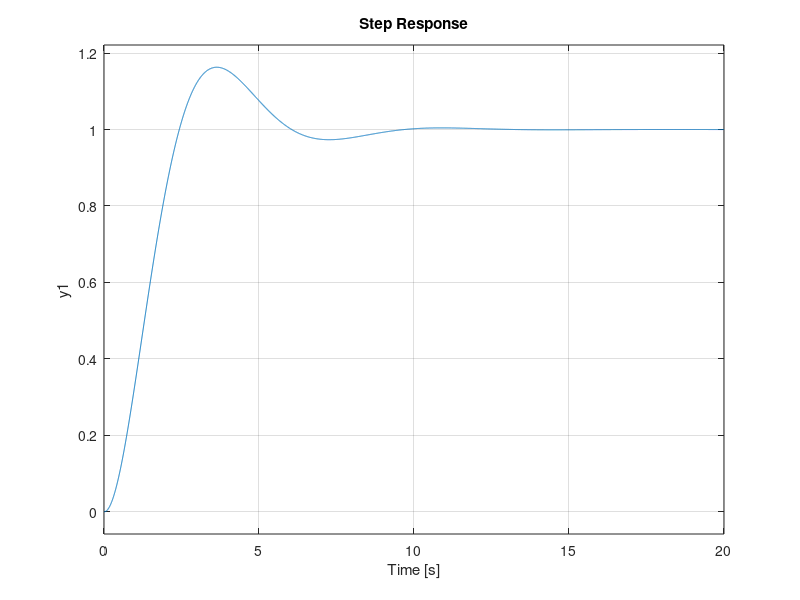

Write the MATLAB code that produced this figure. (Note: this script raises an error after producing the figure.)
s=tf('s');
H1=1/((s/0.01+1)*(s^2+s+1));
H2=1/((s/0.1+1)*(s^2+s+1));
H3=1/((s/1+1)*(s^2+s+1));
H4=1/((s/10+1)*(s^2+s+1));
H5=1/((s/100+1)*(s^2+s+1));

set(gcf,'color','w');
step(H1);
hold on;
step(H2);
step(H3);
step(H4);
step(H5);
hold off;
export_fig problem3a.pdf;

stepinfo(H1)
stepinfo(H2)
stepinfo(H3)
stepinfo(H4)
stepinfo(H5)

option = bodeoptions;
option.PhaseVisible = 'off';
bode(H1, option);
hold on;
bode(H2, option);
bode(H3, option);
bode(H4, option);
bode(H5, option);
hold off;
export_fig problem3c-mag.pdf;

option.PhaseVisible = 'on';
option.MagVisible = 'off';
bode(H1, option);
hold on;
bode(H2, option);
bode(H3, option);
bode(H4, option);
bode(H5, option);
hold off;
export_fig problem3c-phase.pdf;

getPeakGain(H1)
getPeakGain(H2)
getPeakGain(H3)
getPeakGain(H4)
getPeakGain(H5)